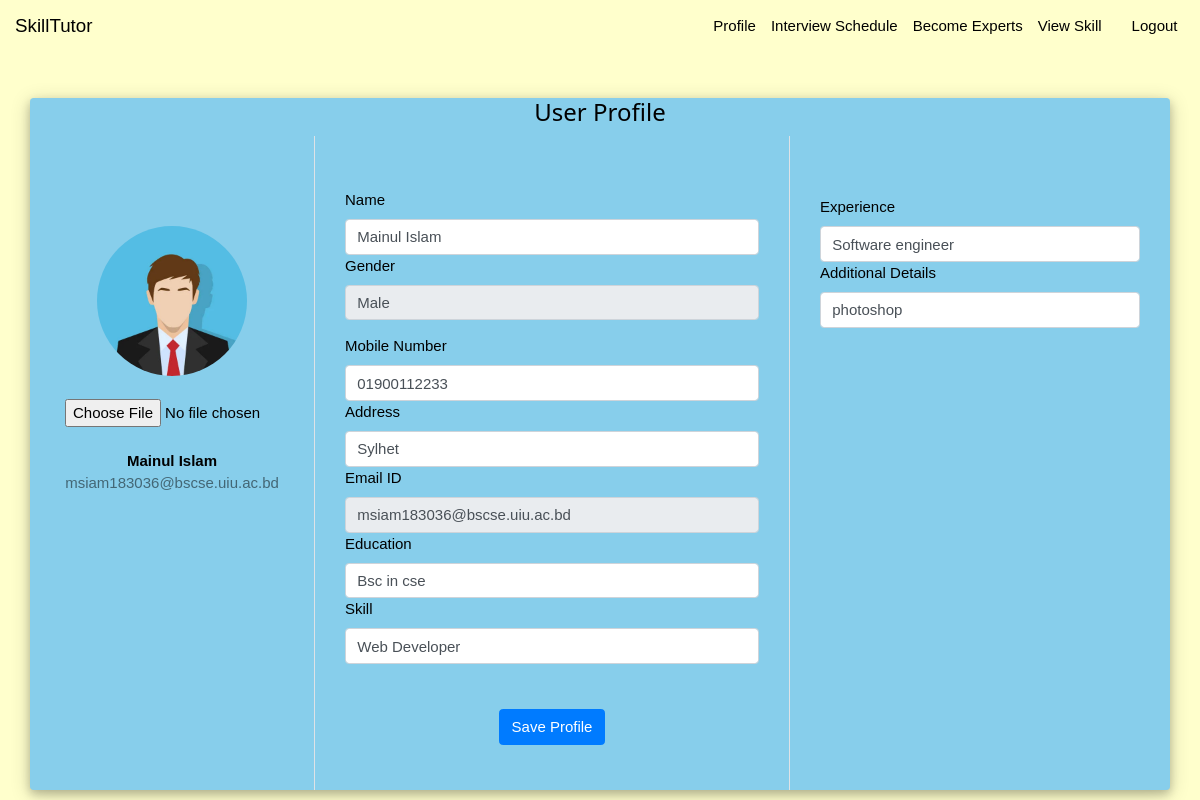
The app's page /user/user_profileedit.php (signed in) with its own data.
### tables this page shows
CREATE TABLE `user` (
  `id` varchar(255) NOT NULL,
  `name` varchar(255) DEFAULT NULL,
  `gender` varchar(255) DEFAULT NULL,
  `email` varchar(255) DEFAULT NULL,
  `mobile` varchar(255) DEFAULT NULL,
  `password` varchar(255) DEFAULT NULL,
  `position` varchar(255) DEFAULT NULL,
  `otp` int(11) DEFAULT NULL,
  `authentication` varchar(255) DEFAULT NULL,
  `status` varchar(255) DEFAULT NULL,
  `location` varchar(255) DEFAULT NULL,
  `bantime` datetime DEFAULT NULL,
  `education` varchar(255) DEFAULT NULL,
  `skill` varchar(255) DEFAULT NULL,
  `experience` varchar(255) DEFAULT NULL,
  `additional` varchar(255) DEFAULT NULL,
  `image` varchar(255) DEFAULT NULL
);

### user/user_profileedit.php (the view, shortened to what this page needs)
<?php
    require '../database.php';
?>
<!DOCTYPE html>
<html lang="en">
<head>
    <link rel="stylesheet" href="../css/stylesheet.css" >
    <link rel="stylesheet" href="../css/bootstrap.min.css">
    <link rel="stylesheet" href="../css/w3.css">
</head>
<body class=" w3-pale-yellow">
<?php
    include 'user_navbar.php';
    $userid=$_SESSION['userid'];
    $sql="SELECT * from user where id='$userid' ";
    $result=mysqli_query($connection,$sql);
    $row=mysqli_fetch_assoc($result);
    $image = '../images/'.$row['image'];
?>
<div class="container rounded bg-white mt-5 mb-5 w3-card-4 w3-light-blue">
<h3 class="w3-center">User Profile</h3>
    <div class="row">
        <div class="col-md-3 border-right">
            <div class="d-flex flex-column align-items-center text-center p-3 py-5">
                <form action="user_profileprocess.php" method="POST" enctype="multipart/form-data">
                <img class="rounded-circle mt-5" width="150px" src="<?=$image?>" alt="profile pic"><br><br>
                <input  style="margin: 0px 0px 0px 70px" type="file"id="image" name="image" accept="image/*"><br><br>
                <span class="font-weight-bold"><?= $row['name']?></span><br>
                <span class="text-black-50"><?= $row['email']?></span>
            </div>
        </div>
        <div class="col-md-5 border-right">
            <div class="p-3 py-5">
                <div class="row mt-2">
                    <div class="col-md-12"><label class="labels">Name</label><input type="text" class="form-control" placeholder="Name" name="name" value="<?= $row['name']?>"></div>
                    <div class="col-md-12"><label class="labels">Gender</label><input readonly type="text" class="form-control" placeholder="Gender" name="gender" value="<?= $row['gender']?>"></div>
                </div>
                <div class="row mt-3">
                    <div class="col-md-12"><label class="labels">Mobile Number</label><input type="text" class="form-control" placeholder="enter phone number" name="mobile" value="<?= $row['mobile']?>"></div>
                    <div class="col-md-12"><label class="labels">Address</label><input type="text" class="form-control" placeholder="enter address"  name="location" value="<?= $row['location']?>"></div>
                    <div class="col-md-12"><label class="labels">Email ID</label><input readonly type="email" class="form-control" placeholder="enter email id" value="<?= $row['email']?>"></div>
                    <div class="col-md-12"><label class="labels">Education</label><input type="text" class="form-control" placeholder="education" name="education"  value="<?= $row['education']?>"></div>
                    <div class="col-md-12"><label class="labels">Skill</label><input type="text" class="form-control" placeholder="enter skills" name="skill" value="<?= $row['skill']?>"></div>
                </div>
                <div class="mt-5 text-center"><button class="btn btn-primary profile-button" Type="submit" name="profileupdate">Save Profile</button></div>
            </div>
        </div>
        <div class="col-md-4">
            <div class="p-3 py-5">
                <div class="row mt-3">
                <div class="col-md-12"><label class="labels">Experience </label><input type="text" class="form-control" placeholder="experience" name="experience" value="<?= $row['experience']?>"></div> <br>
                <div class="col-md-12"><label class="labels">Additional Details</label><input type="text" class="form-control" placeholder="additional details" name="additional" value="<?= $row['additional']?>"></div>
            </div>
        </div>
    </div>
</div>
</div>
</body>
</html>

### css/stylesheet.css (style rules this page uses)
body, html { height: 100%; margin: 0; font-family: Arial, Helvetica, sans-serif; }
* { box-sizing: border-box; }

### css/w3.css (style rules this page uses)
html { box-sizing:border-box }
*,*:before,*:after { box-sizing:inherit }
html { -ms-text-size-adjust:100%;-webkit-text-size-adjust:100% }
body { margin:0 }
img { border-style:none }
button,input,select,textarea,optgroup { font:inherit;margin:0 }
button,input { overflow:visible }
button,select { text-transform:none }
button,[type=button],[type=reset],[type=submit] { -webkit-appearance:button }
html,body { font-family:Verdana,sans-serif;font-size:15px;line-height:1.5 }
html { overflow-x:hidden }
h3 { font-size:24px }
h1,h2,h3,h4,h5,h6 { font-family:"Segoe UI",Arial,sans-serif;font-weight:400;margin:10px 0 }
img { vertical-align:middle }
.w3-card-4,.w3-hover-shadow:hover { box-shadow:0 4px 10px 0 rgba(0,0,0,0.2),0 4px 20px 0 rgba(0,0,0,0.19) }
.w3-center { text-align:center!important }
.w3-light-blue,.w3-hover-light-blue:hover { color:#000!important;background-color:#87CEEB!important }
.w3-pale-yellow,.w3-hover-pale-yellow:hover { color:#000!important;background-color:#ffffcc!important }

### records on screen
user: image (picture), name "Mainul Islam", email "msiam183036@bscse.uiu.ac.bd", gender "Male", mobile "01900112233", location "Sylhet", education "Bsc in cse", skill "Web Developer", experience "Software engineer", additional "photoshop"
